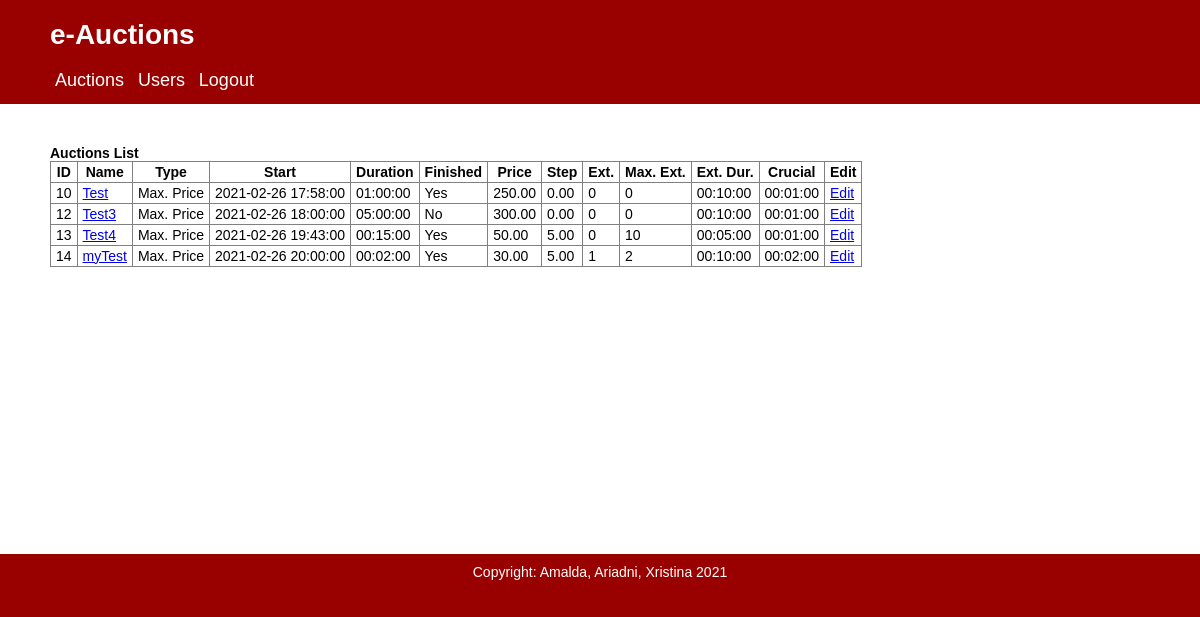
Screenshot of /auctions.php (signed in) with the database file from the repository.
### tables this page shows
CREATE TABLE `auctions` (
  `auction_id` int(11) NOT NULL,
  `owner` int(11) NOT NULL COMMENT 'user id',
  `prod_serv_name` varchar(30) NOT NULL COMMENT 'τίτλος',
  `prod_serv_description` text DEFAULT NULL COMMENT 'περιγραφή',
  `start_datetime` datetime NOT NULL COMMENT 'ημ/νια ώρα έναρξης',
  `main_duration` time NOT NULL COMMENT 'χρόνος διάρκειας',
  `start_price` decimal(10,2) NOT NULL COMMENT 'αρχική τιμή',
  `price_step` decimal(10,2) DEFAULT NULL COMMENT 'βήμα τιμής',
  `allow_extensions` tinyint(1) NOT NULL COMMENT '0 ή 1 αν επιτρέπονται παρατάσεις',
  `max_extensions` int(11) DEFAULT NULL COMMENT 'μέγιστες παρατάσεις',
  `extension_duration` time DEFAULT NULL COMMENT 'χρόνος διάρκειας παράτασης',
  `crucial_time` time DEFAULT NULL COMMENT 'χρόνος ενεργοποίησης παράτασης',
  `type` int(11) NOT NULL COMMENT 'auction_types id',
  `last_extension` int(11) DEFAULT NULL COMMENT 'αριθμός παράτασης',
  `finished` tinyint(1) DEFAULT NULL COMMENT '0 ή 1 αν τελείωσε'
);

### auctions.php (the view, shortened to what this page needs)
<?php
	include('header.php');
	$query = "SELECT * FROM auction_types";
	$result = mysqli_query($con, $query);
	$auction_types = [];
	while($row = mysqli_fetch_assoc($result)){
		$auction_types[$row['a_type_id']] = $row['a_type_descr'];
	}
	?>
	<b>Auctions List</b>
	<table>
	<tr><th>ID</th><th>Name</th><th>Type</th><th>Start</th><th>Duration</th><th>Finished</th><th>Price</th><th>Step</th><th>Ext.</th><th>Max. Ext.</th><th>Ext. Dur.</th><th>Crucial</th><?php if(isset($_SESSION['isProvider']))echo '<th>Edit</th>';?></tr>
	<?php
	$query = "SELECT * FROM auctions";
	$result = mysqli_query($con, $query);
	while($auction = mysqli_fetch_assoc($result)){
		$finished = 'No';
		if($auction['finished']){
			$finished = 'Yes';
		}
		$type = $auction_types[$auction['type']];
		echo "<tr><td>".$auction['auction_id']."</td><td><a href='auction_details.php?auction_id=".$auction['auction_id']."'>".$auction['prod_serv_name']."</a></td>";
		echo "<td>".$type."</td><td>".$auction['start_datetime']."</td><td>".$auction['main_duration']."</td><td>$finished</td><td>".$auction['start_price']."</td><td>".$auction['price_step']."</td>";
		echo "<td>".$auction['last_extension']."</td><td>".$auction['max_extensions']."</td><td>".$auction['extension_duration']."</td><td>".$auction['crucial_time']."</td>";
		if(isset($_SESSION['isProvider'])){
			echo "<td><a href='auction_edit.php?auction_id=".$auction['auction_id']."'>Edit</a></td>";
		}
		echo "</tr>";
	}
	echo '</table>';
	include('footer.php');
?>

### style.css (style rules this page uses)
body { font: 100% Verdana, Arial, Helvetica, sans-serif; margin: 0; padding: 0; color: #000000; background-color: #990000; font-size: 14px; }
table { border-collapse: collapse; border: 1px solid grey; }
th, td { border: 1px solid grey; padding: 2px 5px 2px 5px; }

### rows the page displays
auctions: auction_id "10", prod_serv_name "Test", type "Max. Price", start_datetime "2021-02-26 17:58:00", main_duration "01:00:00", finished "Yes", start_price "250.00", price_step "0.00", last_extension "0", max_extensions "0", extension_duration "00:10:00", crucial_time "00:01:00"
auctions: auction_id "12", prod_serv_name "Test3", type "Max. Price", start_datetime "2021-02-26 18:00:00", main_duration "05:00:00", finished "No", start_price "300.00", price_step "0.00", last_extension "0", max_extensions "0", extension_duration "00:10:00", crucial_time "00:01:00"
auctions: auction_id "13", prod_serv_name "Test4", type "Max. Price", start_datetime "2021-02-26 19:43:00", main_duration "00:15:00", finished "Yes", start_price "50.00", price_step "5.00", last_extension "0", max_extensions "10", extension_duration "00:05:00", crucial_time "00:01:00"
auctions: auction_id "14", prod_serv_name "myTest", type "Max. Price", start_datetime "2021-02-26 20:00:00", main_duration "00:02:00", finished "Yes", start_price "30.00", price_step "5.00", last_extension "1", max_extensions "2", extension_duration "00:10:00", crucial_time "00:02:00"
